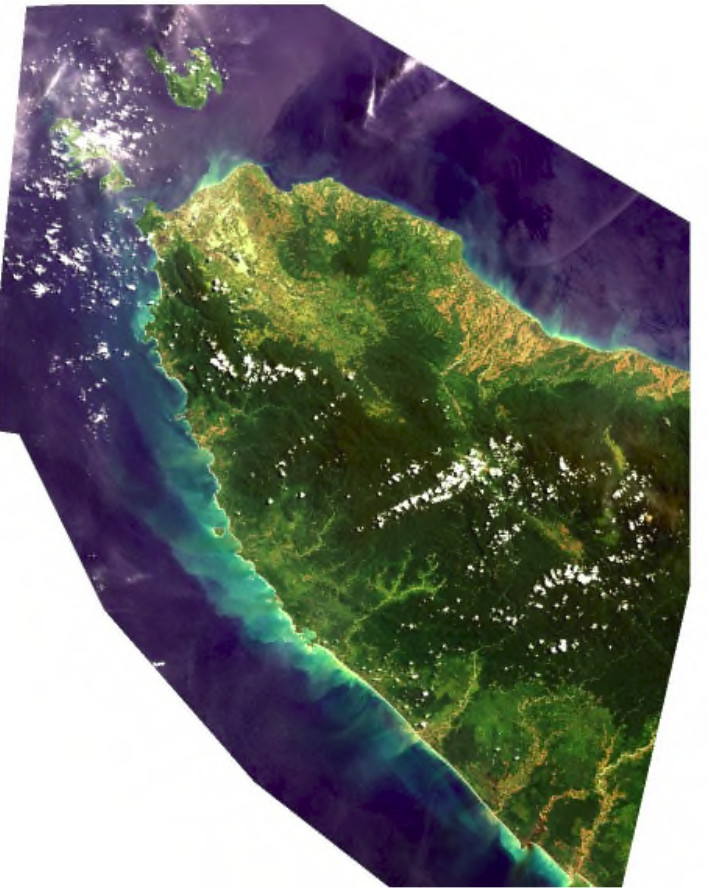
#> input picture Imagerie Satellitaire/02.Prétraitement d'images satellitaires/02.Images/naturalIMGbeforeTRT.jpg, 713 x 889 px, found by its file name
$ jupyter execute --allow-errors '02.Prétraitement d'"'"'images satellitaires Q1.ipynb'
#> lines starting #> are read from the running program, lines starting #| are printed output that depends on the picture
# Prétraitement d'images satellitaires Q1

## Enoncé :
Le prétraitement est l’ensemble des opérations requises avant l’analyse principale et
l’extraction de l’information, son but est de fournir à partir des images brutes des images
améliorées.
L'objectif de TP2 est présenté quelques opérations de prétraitement des images satellitaires,
nous allons donc voir comment faire quelques opérations comme les opérations géométriques,
la compression, le rehaussement de contraste et la restauration.
Pour l'application considérée nous allons utiliser une image acquise par le satellite LANDSAT 7
ETM+ (Enhanced Thematic Mapper plus) des zones côtières de Sumatra, en Indonésie, la date
d'acquisition est 14 Mai 2002. L’image est une composition naturelle de trois canaux : bandes
de ETM1, ETM2 et ETM3, sa taille en pixels 5760x7200 et elle contient les différentes classes
suivantes : la végétation, l'eau, les zones urbaines et non végétales.

Etape 1 : Opération géométrique
Les opérations géométriques ont pour but de modifier la position des informations contenues
dans l'image sans modifier le niveau de gris car cela supprime les erreurs de mesure dues aux
satellites (comme la variation d’altitude) ; à la rotondité de la terre ; …etc

[cell 1]
import numpy as np
import time
import cv2
import matplotlib.image as mpimg
import matplotlib.pyplot as plt
import sys
from PIL import Image
from scipy import ndimage
from scipy import misc

## Etape 1

### 1- Création d’une fonction pour découper une zone sur l’image satellitaire RGB

On appliquera pour cette étape afin de découper une zone sur l’image satellitaire RGB une approche de croissance des régions, d’abord on créera une fonction pour obtenir les coordonnées à partir d’une clique dans l'image : on_mouse(event, x, y, flags, params). Ensuite : class point, une fonction pour obtenir la différence de couleur entre 2 points, fonction pour sélectionner les 8 voisins d'un point pour enfin arriver à la fonction de détection des région par croissance.

[cell 2]
# [20 lines left out: function ReadAffiche, not called in this run]


CURSOR_UP_ONE = '\x1b[1A'
ERASE_LINE = '\x1b[2K'

# fonction pour obtenir les coordonnées apartir de clique dans l'image
# [12 lines left out: function on_mouse, not called in this run]

# cree une class point
class Point(object):
    def __init__(self,x,y):##consturcteur du classe
        self.x = x #variable self refere au instance courant de ce classe
        self.y = y
    def getX(self):
        return self.x
    def getY(self):
        return self.y

# fonction pour obtenir la différence de couleur entre 2 points
def getGrayDiff(img,currentPoint,tmpPoint):#les variables sont auto explicatives
    return abs(int(img[currentPoint.x,currentPoint.y]) - int(img[tmpPoint.x,tmpPoint.y]))

# fonction pour sélectionner les 8 voisins d'un point
# [87 lines left out: functions selectConnects, regionGrow, Cutimage, not called in this run]


boxes = []#boxes=variable contient tout point (non cliqué par souris juqsau moment de clique
            # et celle qui a été cliqué par la souris) qui été
           #survolé par les curseur souris


filename='naturalIMGbeforeTRT.jpg'
img = cv2.imread(filename,0)#lecture du fichier avec le 2eme argument (zero) -> lecture en tant qu'image de
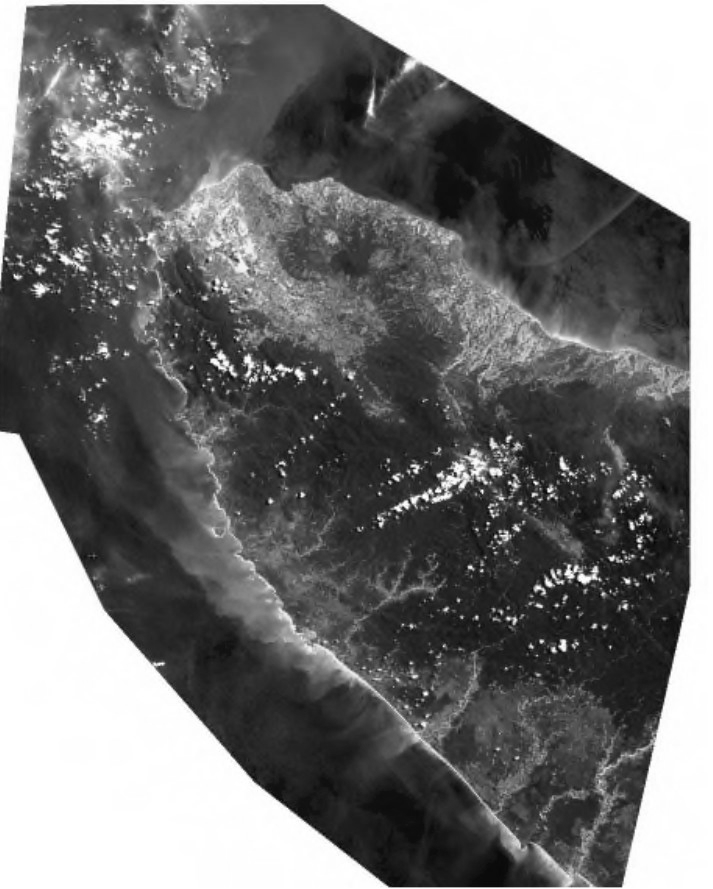
#> img: shape (889, 713); min 0, max 255, mean 116.1
                                #niveau de gris (si elle etait valeur 1 au lieu zero -->lecture en tant que 7
                                    #image RGB)

print('hover then click')
cv2.namedWindow('input', cv2.WINDOW_NORMAL) #renomage du fenetre qui montrera l'input image
cv2.namedWindow('input', cv2.WINDOW_AUTOSIZE)
#cv2.resizeWindow('input', 400, 300)#redeimensioner l'image au memoire primaire pas au
                                    #niveau du disque dur (n'afectera pas la taille de
                                    #fichier image) tout ça que pour une meilleure ergonomie
cv2.setMouseCallback('input', on_mouse, 0,)#appel du fonction on_mouse differement que
                                            #la façon traditionel dans python
cv2.imshow('input', img)#montrer l'image img dans une fentre appelé input
cv2.waitKey(0) #attente infini jusqu'au clique du n'importe quelle touche (le clique gauche du
                                                              #souris est parmi eux)
cv2.destroyAllWindows()
print ('Starting region growing based on last click')
#> (the rest of this cell did not finish here and is left out)
